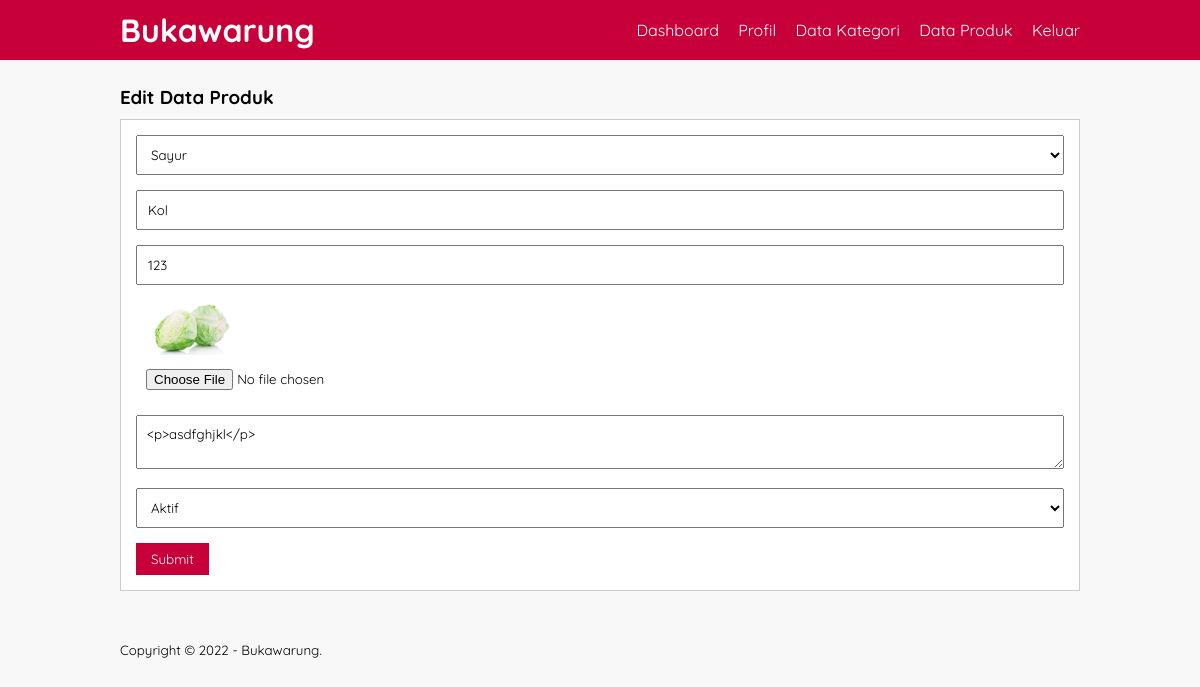
Page /edit-produk.php?id=15 (signed in) on the committed database.
### tables this page shows
CREATE TABLE `tb_product` (
  `product_id` int(11) NOT NULL,
  `category_id` int(11) NOT NULL,
  `product_name` varchar(100) NOT NULL,
  `product_price` int(11) NOT NULL,
  `product_description` text NOT NULL,
  `product_image` varchar(100) NOT NULL,
  `product_status` tinyint(1) NOT NULL,
  `date_created` timestamp NOT NULL DEFAULT current_timestamp()
);

CREATE TABLE `tb_kategori` (
  `category_id` int(11) NOT NULL,
  `category_name` varchar(25) NOT NULL
);

### edit-produk.php (the view, shortened to what this page needs)
<?php
    include 'db.php';
    $produk = mysqli_query($conn, "SELECT * FROM tb_product WHERE product_id = '".$_GET['id']."' ");
    $p = mysqli_fetch_object($produk);
?>
<!DOCTYPE html>
<html lang="en">
<head>
    <link rel="stylesheet" type="text/css" href="css/style.css">
</head>
<body>
    <header>
        <div class="container">
            <h1><a href="dashboard.php">Bukawarung</a></h1>
            <ul>
                <li><a href="">Dashboard</a></li>
                <li><a href="profil.php">Profil</a></li>
                <li><a href="data-kategori.php">Data Kategori</a></li>
                <li><a href="data-produk.php">Data Produk</a></li>
                <li><a href="keluar.php">Keluar</a></li>
            </ul>
        </div>
    </header>
    <div class="section">
        <div class="container">
            <h3>Edit Data Produk</h3>
            <div class="box">
                <form action="" method="POST" enctype="multipart/form-data">
                    <select name="kategori" class="input-control" required>
                        <?php
                            $kategori = mysqli_query($conn, "SELECT * FROM tb_kategori ORDER BY category_id DESC");
                            while($r = mysqli_fetch_array($kategori)){
                        ?>
                        <option value="<?php echo $r['category_id'] ?>" <?php echo ($r['category_id'] == $p->category_id)? 'selected':''; ?>><?php echo $r['category_name'] ?></option>
                        <?php } ?>
                    </select>
                    <input type="text" name="nama" class="input-control" placeholder="Nama Produk" value="<?php echo $p->product_name ?>" required>
                    <input type="text" name="harga" class="input-control" placeholder="Harga" value="<?php echo $p->product_price ?>" required>
                    <img src="produk/<?php echo $p->product_image ?>" width="110px">
                    <input type="file" name="gambar" class="input-control">
                    <textarea class="input-control" name="deskripsi" placeholder="Deskripsi"><?php echo $p->product_description ?></textarea><br>
                    <select class="input-control" name="status">
                        <option value="1" <?php echo ($p->product_status == 1)? 'selected':''; ?>>Aktif</option>
                    </select>
                    <input type="submit" name="submit" value="Submit" class="btn">
                </form>
        </div>
    </div>
    <footer>
        <div class="container">
            <small>Copyright &copy; 2022 - Bukawarung.</small>
        </div>
    </footer>
</body>
</html>

### css/style.css (style rules this page uses)
* { padding: 0; margin: 0; font-family: 'Quicksand', sans-serif; }
body { background-color: #f8f8f8; }
a { color: inherit; text-decoration: none; }
.input-control { width: 100%; padding: 10px; margin-bottom: 15px; box-sizing: border-box; }
.btn { padding: 8px 15px; background-color: #C70039; color: #fff; border: none; cursor: pointer; }
header { background-color: #C70039; color: #fff; }
header h1 { float: left; padding: 10px 0; }
header ul { float: right; }
header ul li { display: inline-block; }
header ul li a { padding: 20px 0 20px 15px ; display: inline-block; }
footer { padding: 25px 0; }
.container { width: 80%; margin: 0 auto; }
.container::after { content: ''; display: block; clear: both; }
.section { padding: 25px 0; }
.box { background-color: #fff; border: 1px solid #ccc; padding: 15px; box-sizing: border-box; margin: 10px 0 23px 0; }
.box:after { content: ''; display: block; clear: both; }

### rows in the picture
tb_product: kategori "Sayur", nama "Kol", harga "123", product_image (picture), deskripsi "<p>asdfghjkl</p>", status "Aktif"
